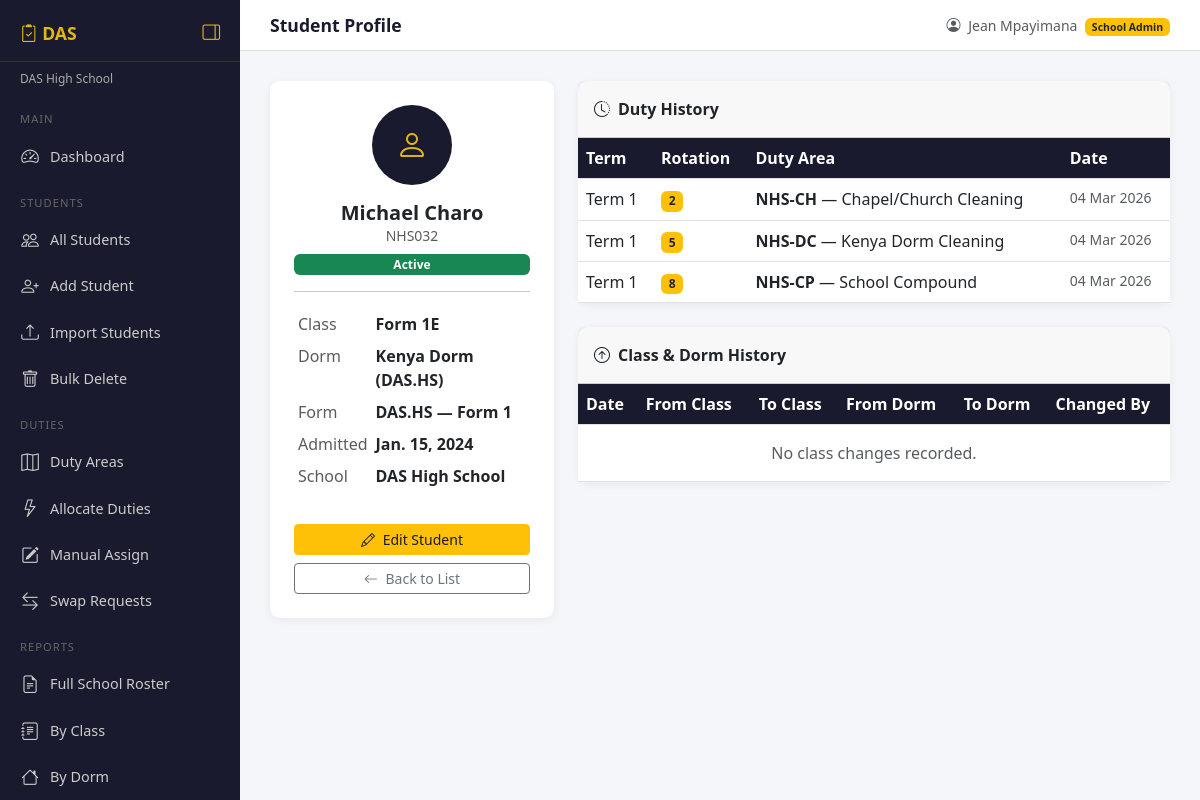
Screenshot of /students/303/ (signed in) with the database file from the repository.
### accounts/models.py (models this page shows, shortened)
class User(AbstractUser):
    ROLES = [
        ('superadmin', 'Super Admin'),
        ('admin', 'School Admin'),
        ('prefect', 'Prefect'),
    ]
    role = models.CharField(max_length=20, choices=ROLES, default='prefect')
    school = models.ForeignKey(
        'schools.School',
        on_delete=models.SET_NULL,
        null=True, blank=True,
        related_name='users'
    )
    def is_school_admin(self):
        return self.role in ['admin', 'superadmin']

### schools/models.py (models this page shows, shortened)
class School(models.Model):
    name        = models.CharField(max_length=200)
    code        = models.CharField(max_length=20, unique=True)
    address     = models.TextField(blank=True)
    logo        = models.ImageField(upload_to='school_logos/', blank=True, null=True)
    motto       = models.CharField(max_length=200, blank=True)
    email = models.EmailField(unique=True, blank=True, default='')
    phone       = models.CharField(max_length=20, blank=True)
    is_active   = models.BooleanField(default=True)
    registered_at = models.DateTimeField(auto_now_add=True)
    def __str__(self):
        return self.name

class Term(models.Model):
    ROTATION_CHOICES = [
        ('daily',    'Daily'),
        ('weekly',   'Weekly'),
        ('biweekly', 'Every 2 Weeks'),
        ('monthly',  'Monthly'),
    ]
    school          = models.ForeignKey(School, on_delete=models.CASCADE, related_name='terms')
    name            = models.CharField(max_length=50)
    start_date      = models.DateField()
    end_date        = models.DateField()
    is_current      = models.BooleanField(default=False)
    rotation_period = models.CharField(max_length=20, choices=ROTATION_CHOICES, default='weekly')

### students/models.py (models this page shows, shortened)
class Student(models.Model):
    STATUS_ACTIVE   = 'active'
    STATUS_PREFECT  = 'prefect'
    STATUS_MEDICAL  = 'medical'
    STATUS_ABSENT   = 'absent'
    STATUS_INACTIVE = 'inactive'
    STATUS_CHOICES = [
        (STATUS_ACTIVE,   'Active'),
        (STATUS_PREFECT,  'Prefect'),
        (STATUS_MEDICAL,  'Medical Exemption'),
        (STATUS_ABSENT,   'Absent'),
        (STATUS_INACTIVE, 'Inactive / Left School'),
    ]
    school           = models.ForeignKey(School, on_delete=models.CASCADE, related_name='students')
    admission_number = models.CharField(max_length=20)
    first_name       = models.CharField(max_length=50)
    last_name        = models.CharField(max_length=50)
    current_class    = models.ForeignKey(Class, on_delete=models.SET_NULL, null=True, related_name='students')
    dorm             = models.ForeignKey(Dorm, on_delete=models.SET_NULL, null=True, blank=True, related_name='students')
    date_admitted    = models.DateField()
    status           = models.CharField(max_length=20, choices=STATUS_CHOICES, default=STATUS_ACTIVE)
    medical_note     = models.TextField(blank=True)  # filled if status = medical
    created_at       = models.DateTimeField(auto_now_add=True)
    updated_at       = models.DateTimeField(auto_now=True)
    class Meta:
        unique_together = ('school', 'admission_number')
        ordering = ['current_class__form__order', 'last_name']
    def get_full_name(self):
        return f"{self.first_name} {self.last_name}"
    @property
    def form(self):
        return self.current_class.form if self.current_class else None

class Class(models.Model):
    school = models.ForeignKey(School, on_delete=models.CASCADE, related_name='classes')
    form   = models.ForeignKey(Form, on_delete=models.CASCADE, related_name='classes')
    stream = models.CharField(max_length=10)  # e.g. "K", "E", "N"
    class Meta:
        unique_together = ('school', 'form', 'stream')
        ordering = ['form__order', 'stream']
    def __str__(self):
        return f"{self.form.name}{self.stream}"  # e.g. Form 1K

class Form(models.Model):
    school = models.ForeignKey(School, on_delete=models.CASCADE, related_name='forms')
    name   = models.CharField(max_length=20)  # e.g. "Form 1"
    order  = models.PositiveIntegerField(default=1)  # for sorting
    class Meta:
        unique_together = ('school', 'name')
        ordering = ['order']
    def __str__(self):
        return f"{self.school.code} — {self.name}"

class Dorm(models.Model):
    school   = models.ForeignKey(School, on_delete=models.CASCADE, related_name='dorms')
    name     = models.CharField(max_length=100)
    capacity = models.PositiveIntegerField(default=0)
    class Meta:
        unique_together = ('school', 'name')
        ordering = ['name']
    def __str__(self):
        return f"{self.name} ({self.school.code})"

### duties/models.py (models this page shows, shortened)
class DutyHistory(models.Model):
    school = models.ForeignKey(School, on_delete=models.CASCADE, related_name='duty_history')
    student = models.ForeignKey(Student, on_delete=models.CASCADE, related_name='duty_history')
    duty_area = models.ForeignKey(DutyArea, on_delete=models.CASCADE, related_name='duty_history')
    term = models.ForeignKey(Term, on_delete=models.CASCADE, related_name='duty_history')
    rotation = models.PositiveIntegerField()
    created_at = models.DateTimeField(auto_now_add=True)

class DutyArea(models.Model):
    SIZE_CHOICES = [
        ('small',  'Small'),
        ('medium', 'Medium'),
        ('large',  'Large'),
    ]
    SPECIALIZATION_CHOICES = [
        ('none',     'None'),
        ('class',    'Class Based'),
        ('dorm',     'Dorm Based'),
        ('form',     'Form Based'),
        ('subject',  'Subject Based'),
    ]
    school          = models.ForeignKey(School, on_delete=models.CASCADE, related_name='duty_areas')
    name            = models.CharField(max_length=100)   # e.g. "Block A Corridor"
    label           = models.CharField(max_length=50)    # e.g. "A1", "D3"
    description     = models.TextField(blank=True)
    area_size       = models.CharField(max_length=10, choices=SIZE_CHOICES, default='medium')
    is_heavy        = models.BooleanField(default=False)
    tools_required  = models.TextField(blank=True)       # e.g. "mop, bucket, broom"
    specialization  = models.CharField(max_length=20, choices=SPECIALIZATION_CHOICES, default='none')
    specific_class  = models.ForeignKey(Class, on_delete=models.SET_NULL, null=True, blank=True, related_name='+')
    specific_dorm   = models.ForeignKey(Dorm,  on_delete=models.SET_NULL, null=True, blank=True, related_name='+')
    specific_form   = models.ForeignKey(Form,  on_delete=models.SET_NULL, null=True, blank=True, related_name='+')
    specific_subject = models.CharField(max_length=100, blank=True)
    students_required = models.PositiveIntegerField(default=1)
    is_active = models.BooleanField(default=True)
    class Meta:
        unique_together = ('school', 'label')
        ordering = ['label']

### students/views.py (the view)
# urls.py: path('<int:pk>/',           views.student_detail,         name='student_detail'),
@login_required
def student_detail(request, pk):
    school  = get_school(request)
    student = get_object_or_404(Student, pk=pk, school=school)
    history = student.class_history.all().order_by('-changed_at')
    return render(request, 'students/detail.html', {'student': student, 'history': history})

### templates/students/detail.html (shortened to what this page needs)
{% extends 'base.html' %}
{% block page_title %}Student Profile{% endblock %}
{% block content %}
<div class="row g-4">
  <div class="col-md-4">
    <div class="card p-4 text-center">
      <div class="mb-3">
        <div style="width:80px;height:80px;background:#1a1a2e;border-radius:50%;
                    display:flex;align-items:center;justify-content:center;
                    margin:0 auto;font-size:2rem;color:#e2b714;">
          <i class="bi bi-person"></i>
        </div>
      </div>
      <h5 class="fw-bold mb-0">{{ student.get_full_name }}</h5>
      <p class="text-muted small mb-2">{{ student.admission_number }}</p>
      {% if student.status == 'active' %}
        <span class="badge bg-success">Active</span>
      {% elif student.status == 'prefect' %}
        <span class="badge bg-warning text-dark">Prefect</span>
      {% elif student.status == 'medical' %}
        <span class="badge bg-danger">Medical Exemption</span>
      {% elif student.status == 'absent' %}
        <span class="badge bg-secondary">Absent</span>
      {% else %}
        <span class="badge bg-dark">Inactive</span>
      {% endif %}
      <hr>
      <table class="table table-sm table-borderless text-start">
        <tr>
          <td class="text-muted">Class</td>
          <td><strong>{{ student.current_class }}</strong></td>
        </tr>
        <tr>
          <td class="text-muted">Dorm</td>
          <td><strong>{{ student.dorm|default:"—" }}</strong></td>
        </tr>
        <tr>
          <td class="text-muted">Form</td>
          <td><strong>{{ student.form }}</strong></td>
        </tr>
        <tr>
          <td class="text-muted">Admitted</td>
          <td><strong>{{ student.date_admitted }}</strong></td>
        </tr>
        <tr>
          <td class="text-muted">School</td>
          <td><strong>{{ student.school }}</strong></td>
        </tr>
      </table>
      <div class="d-grid gap-2 mt-3 no-print">
        <a href="{% url 'student_update' student.pk %}" class="btn btn-warning btn-sm">
          <i class="bi bi-pencil me-1"></i> Edit Student
        </a>
        <a href="{% url 'student_list' %}" class="btn btn-outline-secondary btn-sm">
          <i class="bi bi-arrow-left me-1"></i> Back to List
        </a>
      </div>
    </div>
  </div>
  <div class="col-md-8">
    <div class="card">
      <div class="card-header fw-bold py-3">
        <i class="bi bi-clock-history me-2"></i>Duty History
      </div>
      <div class="card-body p-0">
        <table class="table table-hover mb-0">
          <thead>
            <tr>
              <th>Term</th>
              <th>Rotation</th>
              <th>Duty Area</th>
              <th>Date</th>
            </tr>
          </thead>
          <tbody>
            {% for h in student.duty_history.all %}
            <tr>
              <td>{{ h.term.name }}</td>
              <td><span class="badge bg-warning text-dark">{{ h.rotation }}</span></td>
              <td><strong>{{ h.duty_area.label }}</strong> — {{ h.duty_area.name }}</td>
              <td class="text-muted small">{{ h.created_at|date:"d M Y" }}</td>
            </tr>
            {% endfor %}
          </tbody>
        </table>
      </div>
    </div>
    <div class="card mt-4">
      <div class="card-header fw-bold py-3">
        <i class="bi bi-arrow-up-circle me-2"></i>Class & Dorm History
      </div>
      <div class="card-body p-0">
        <table class="table table-hover mb-0">
          <thead>
            <tr>
              <th>Date</th>
              <th>From Class</th>
              <th>To Class</th>
              <th>From Dorm</th>
              <th>To Dorm</th>
              <th>Changed By</th>
            </tr>
          </thead>
          <tbody>
            {% for h in history %}
            <tr>
              <td class="small">{{ h.changed_at|date:"d M Y" }}</td>
              <td>{{ h.old_class|default:"—" }}</td>
              <td><strong>{{ h.new_class|default:"—" }}</strong></td>
              <td>{{ h.old_dorm|default:"—" }}</td>
              <td><strong>{{ h.new_dorm|default:"—" }}</strong></td>
              <td class="text-muted small">{{ h.changed_by }}</td>
            </tr>
            {% empty %}
            <tr>
              <td colspan="6" class="text-center text-muted py-3">
                No class changes recorded.
              </td>
            </tr>
            {% endfor %}
          </tbody>
        </table>
      </div>
    </div>
  </div>
</div>
{% endblock %}

### templates/base.html (shortened to what this page needs)
<!DOCTYPE html>
<html lang="en">
<head>
  <link href="https://cdn.jsdelivr.net/npm/bootstrap@5.3.0/dist/css/bootstrap.min.css" rel="stylesheet">
  <link href="https://cdn.jsdelivr.net/npm/bootstrap-icons@1.10.5/font/bootstrap-icons.css" rel="stylesheet">
</head>
<body>
<div class="sidebar" id="sidebar">
  <div class="brand">
    <span class="brand-text">
      <i class="bi bi-clipboard2-check"></i> DAS
    </span>
    <button class="toggle-btn" id="toggleBtn" title="Toggle Sidebar">
      <i class="bi bi-layout-sidebar-reverse" id="toggleIcon"></i>
    </button>
  </div>
  <div class="school-name">{{ request.user.school }}</div>
  <div class="nav-section">Main</div>
  <a href="{% url 'dashboard' %}"
     data-title="Dashboard"
     class="{% if request.resolver_match.url_name == 'dashboard' %}active{% endif %}">
    <i class="bi bi-speedometer2"></i>
    <span class="nav-label">Dashboard</span>
  </a>
  <div class="nav-section">Students</div>
  <a href="{% url 'student_list' %}"
     data-title="All Students"
     class="{% if request.resolver_match.url_name == 'student_list' %}active{% endif %}">
    <i class="bi bi-people"></i>
    <span class="nav-label">All Students</span>
  </a>
  <a href="{% url 'student_create' %}"
     data-title="Add Student"
     class="{% if request.resolver_match.url_name == 'student_create' %}active{% endif %}">
    <i class="bi bi-person-plus"></i>
    <span class="nav-label">Add Student</span>
  </a>
  <a href="{% url 'student_import' %}"
     data-title="Import Students"
     class="{% if request.resolver_match.url_name == 'student_import' %}active{% endif %}">
    <i class="bi bi-upload"></i>
    <span class="nav-label">Import Students</span>
  </a>
  <a href="{% url 'student_bulk_delete' %}"
     data-title="Bulk Delete"
     class="{% if request.resolver_match.url_name == 'student_bulk_delete' %}active{% endif %}">
    <i class="bi bi-trash"></i>
    <span class="nav-label">Bulk Delete</span>
  </a>
  <div class="nav-section">Duties</div>
  <a href="{% url 'duty_area_list' %}"
     data-title="Duty Areas"
     class="{% if request.resolver_match.url_name == 'duty_area_list' %}active{% endif %}">
    <i class="bi bi-map"></i>
    <span class="nav-label">Duty Areas</span>
  </a>
  <a href="{% url 'allocate' %}"
     data-title="Allocate Duties"
     class="{% if request.resolver_match.url_name == 'allocate' %}active{% endif %}">
    <i class="bi bi-lightning"></i>
    <span class="nav-label">Allocate Duties</span>
  </a>
  <a href="{% url 'manual_assign' %}"
     data-title="Manual Assign"
     class="{% if request.resolver_match.url_name == 'manual_assign' %}active{% endif %}">
    <i class="bi bi-pencil-square"></i>
    <span class="nav-label">Manual Assign</span>
  </a>
  <a href="{% url 'swap_list' %}"
     data-title="Swap Requests"
     class="{% if request.resolver_match.url_name == 'swap_list' %}active{% endif %}">
    <i class="bi bi-arrow-left-right"></i>
    <span class="nav-label">Swap Requests</span>
  </a>
  <div class="nav-section">Reports</div>
  <a href="{% url 'report_full_school' %}"
     data-title="Full School Roster"
     class="{% if request.resolver_match.url_name == 'report_full_school' %}active{% endif %}">
    <i class="bi bi-file-earmark-text"></i>
    <span class="nav-label">Full School Roster</span>
  </a>
  <a href="{% url 'report_by_class' %}"
     data-title="By Class"
     class="{% if request.resolver_match.url_name == 'report_by_class' %}active{% endif %}">
    <i class="bi bi-journal-text"></i>
    <span class="nav-label">By Class</span>
  </a>
  <a href="{% url 'report_by_dorm' %}"
     data-title="By Dorm"
     class="{% if request.resolver_match.url_name == 'report_by_dorm' %}active{% endif %}">
    <i class="bi bi-house"></i>
    <span class="nav-label">By Dorm</span>
  </a>
  </div>
<div class="main-content" id="mainContent">
  <div class="topbar">
    <span class="page-title">{% block page_title %}Dashboard{% endblock %}</span>
    <span class="text-muted small">
      <i class="bi bi-person-circle me-1"></i>
      {{ request.user.get_full_name|default:request.user.username }}
      <span class="badge bg-warning text-dark ms-1">
        {{ request.user.get_role_display }}
      </span>
    </span>
  </div>
  <div class="content-area">
    {% block content %}{% endblock %}
  </div>
</div>
</body>
</html>

### rows the page displays
User: user.school "DAS High School", user.get_full_name "Jean Mpayimana", user.role "School Admin"
Student: get_full_name "Michael Charo", admission_number "NHS032", current_class "Form 1E", dorm "Kenya Dorm (DAS.HS)", form "DAS.HS — Form 1", date_admitted "Jan. 15, 2024", school "DAS High School"
DutyHistory: term.name "Term 1", rotation "2", duty_area.label "NHS-CH", duty_area.name "Chapel/Church Cleaning", created_at "04 Mar 2026"
DutyHistory: term.name "Term 1", rotation "5", duty_area.label "NHS-DC", duty_area.name "Kenya Dorm Cleaning", created_at "04 Mar 2026"
DutyHistory: term.name "Term 1", rotation "8", duty_area.label "NHS-CP", duty_area.name "School Compound", created_at "04 Mar 2026"
